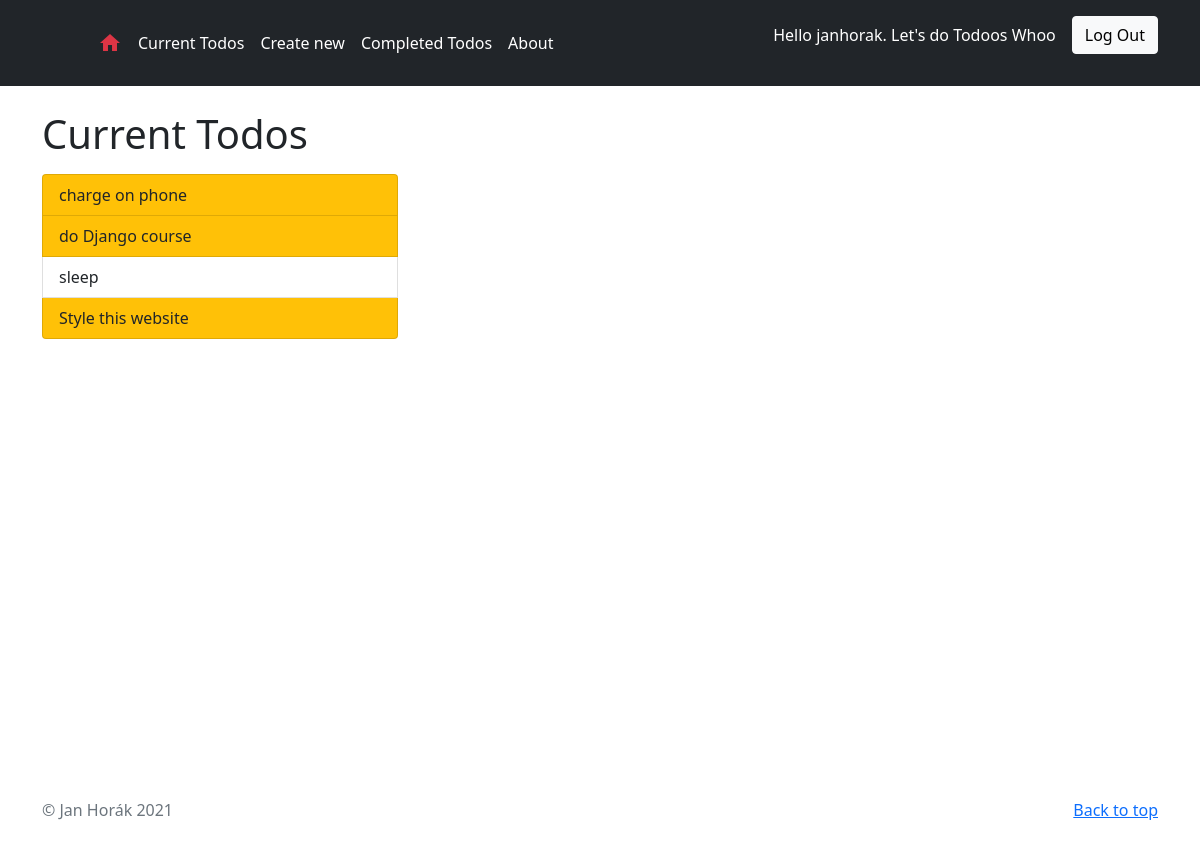
/current/ (signed in), run on the app's committed database.
### todo/models.py (models this page shows, shortened)
class Todo(models.Model):
    title = models.CharField(max_length=100)
    pub_date = models.DateTimeField(auto_now_add=True)
    completed_date = models.DateTimeField(null=True, blank=True)
    memo = models.TextField(max_length=1000, blank=True)
    is_important = models.BooleanField(default=False)
    user = models.ForeignKey(User, on_delete=models.CASCADE)

### todo/views.py (the view)
# urls.py: path('current/', views.currenttodos, name='currenttodos'),
@login_required
def currenttodos(request):
    todos = Todo.objects.filter(user = request.user, completed_date__isnull=True)
    todos.reverse()
    return render(request, "todo/currenttodos.html", {"todos":todos, "user" : request.user})

### todo/templates/todo/currenttodos.html (shortened to what this page needs)
{% extends 'todo/base.html' %} {% block content %}
  <h1>Current Todos</h1>
{% if todos|length < 1 %}
  <h2>Good Job! you've got all your todos done! Let's create new ones!</h2>
  <a href="{% url 'createtodo' %}" class="btn btn-info">Create new</a>
{% else %}
  <div class="row mt-3">
    <div class="col-4">
      <div class="list-group" id="list-tab" role="tablist">
        {% for todo in todos %}
        {% if todo.is_important %}  <a class="list-group-item list-group-item-action bg-warning" id="{{todo.id}}" data-toggle="list" href="#list{{todo.id}}" role="tab">{{todo.title}}</a>
        {% else %}   <a class="list-group-item list-group-item-action" id="{{todo.id}}" data-toggle="list" href="#list{{todo.id}}" role="tab">{{todo.title}}</a>{% endif %}
        {% endfor %}
      </div>
    </div>
    <div class="col-8 description">
    </div>
  </div>
      {% endif %}
      {% endblock %}

### todo/templates/todo/base.html (shortened to what this page needs)
<html>
  <head>
    <link
      href="https://cdn.jsdelivr.net/npm/bootstrap@5.0.0-beta3/dist/css/bootstrap.min.css"
      rel="stylesheet"
    />
  </head>
  <header class="p-3 bg-dark text-white">
    <div class="container">
      <div class="d-flex flex-wrap align-items-center justify-content-center justify-content-lg-start">
        <a href="/" class="d-flex align-items-center mb-2 mb-lg-0 text-white text-decoration-none">
          <svg class="bi me-2" width="40" height="32"><use xlink:href="#bootstrap"></use></svg>
        </a>
        <ul class="nav col-12 col-lg-auto me-lg-auto mb-2 justify-content-center mb-md-0">
          <li><a href="{% url 'home' %}" class="nav-link px-2 text-danger"><span class="material-icons">home</span></a></li>
          {% if  user.is_authenticated %}
          <li><a href="{% url 'currenttodos' %}" class="nav-link px-2 text-white">Current Todos</a></li>
          <li><a href="{% url 'createtodo' %}" class="nav-link px-2 text-white">Create new</a></li>
          <li><a href="{% url 'completedtodos' %}" class="nav-link px-2 text-white">Completed Todos</a></li>
        {%endif%}
        <li><a href="#" class="nav-link px-2 text-white">About</a></li>
      </ul>
        {% if user.is_authenticated %}
         <p style="margin-right: 1em;">Hello {{ user.username }}. Let's do Todoos Whoo</p>
        <form action="{% url 'logoutuser' %}" method="post">
          <button type="submit" class="btn btn-light">Log Out</button>
        </form>
  {% endif %}
      </div>
    </div>
  </header>
  <body>
    <br>
    <main class="container">
    {% block content %}{% endblock %}
  </main>
  <footer class="text-muted py-5">
    <div class="container">
      <p class="float-end mb-1">
        <a href="#">Back to top</a>
      </p>
      <p class="mb-1">&copy; Jan Horák {% now "Y" %} </p>
    </div>
  </footer>
  </body>
</html>

### todo/templates/todo/base.html (style rules this page uses)
main { min-height: 80vh; }

### data on the page
Todo: title "charge on phone"
Todo: title "do Django course"
Todo: title "sleep"
Todo: title "Style this website"

### other printed values
{{ user.username }} "janhorak"
